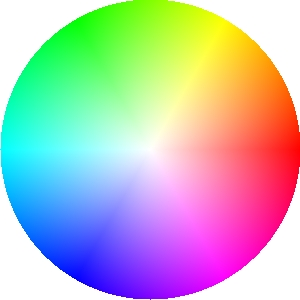
#> input picture opencv_traffic_sign/test/test.jpg, 300 x 300 px
$ python -i process.py   (imports and definitions only)
#> lines starting #> are read from the running program, lines starting #| are printed output that depends on the picture; after the words box and inside, x2 and y2 are one past the last pixel; in counts of white or black regions, pixels touching at a corner belong together
#> further down, picture is the input picture: shape (300, 300, 3); mean B, G, R 187.6, 187.8, 187.7
### opencv_traffic_sign/tools.py
from functools import wraps
import errno
import os
import signal
import cv2

debug = True
downscaleDebugImage = False

def defaultDebugOperation(image, title):
    print(title)
    #cv2.imshow(title, image)

debugOperation = defaultDebugOperation

class TimeoutError(Exception):
    pass

def displayIfNeeded(image, title="", resize=False, targetSize=200):
    if image == None:
        return
    if debug:
        h = image.shape[0]
        w = image.shape[1]

        shouldResize = (downscaleDebugImage and max(h, w) > targetSize) or resize
        if shouldResize:
            aspectRatio = float(w)/h
            image = cv2.resize(image, (int(aspectRatio * targetSize), targetSize))

        debugOperation(image, title)

# [7 lines left out: function getSpeedLimitFromDigits, not called in this run]

def printRecognizedDigits(image, digits):
    return cv2.putText(image, str(digits), (0, 50), cv2.FONT_HERSHEY_PLAIN, 2, (0, 0, 0))

# [17 lines left out: function timeout, not called in this run]

### opencv_traffic_sign/process.py
import cv2
import numpy as np
import tools

# Definitions
signalColorSegmentationLowerHue = 157
signalColorSegmentationLowerSaturation = 70
signalColorSegmentationLowerValue = 60

signalColorSegmentationUpperHue = 8
signalColorSegmentationUpperSaturation = 255
signalColorSegmentationUpperValue = 255

signalColorSegmentationMorphKernelSizeX = 2
signalColorSegmentationMorphKernelSizeY = 2
signalColorSegmentationMorphIterations = 1
signalColorSegmentationMorphType = 0


def processImage(image):
    preprocessedImage = image

    segmentedImage = segmentImageByTrafficSignColor(preprocessedImage)

    converted = cv2.cvtColor(segmentedImage, cv2.COLOR_GRAY2RGB)
    tools.displayIfNeeded(converted, "Preprocessed")

    return applyMorphologicalCorrections(segmentedImage)


def segmentImageByTrafficSignColor(image):
    image = cv2.cvtColor(image, cv2.COLOR_BGR2HSV)
#> image: shape (300, 300, 3); mean H, S, V 72.6, 133.8, 254.3
    result = []

    if (signalColorSegmentationLowerHue < signalColorSegmentationUpperHue):
        lower = np.array([signalColorSegmentationLowerHue,
                          signalColorSegmentationLowerSaturation,
                          signalColorSegmentationLowerValue])
        upper = np.array([signalColorSegmentationUpperHue,
                          signalColorSegmentationUpperSaturation,
                          signalColorSegmentationUpperValue])

        result = cv2.inRange(image, lower, upper)
    else:  # color wrap
        lowerOne = np.array([0,
                             signalColorSegmentationLowerSaturation,
                             signalColorSegmentationLowerValue])
        upperOne = np.array([signalColorSegmentationUpperHue,
                             signalColorSegmentationUpperSaturation,
                             signalColorSegmentationUpperValue])

        one = cv2.inRange(image, lowerOne, upperOne)
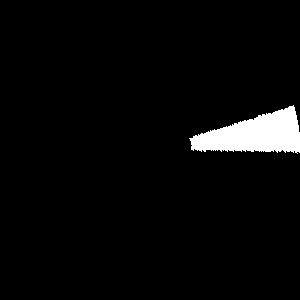
#> one: shape (300, 300); 3.6% white; 1 white region, box (x1, y1, x2, y2) and area: (189, 105, 300, 154) 3269

        lowerOther = np.array([signalColorSegmentationLowerHue,
                               signalColorSegmentationLowerSaturation,
                               signalColorSegmentationLowerValue])
        upperOther = np.array([179,
                               signalColorSegmentationUpperSaturation,
                               signalColorSegmentationUpperValue])

        other = cv2.inRange(image, lowerOther, upperOther)
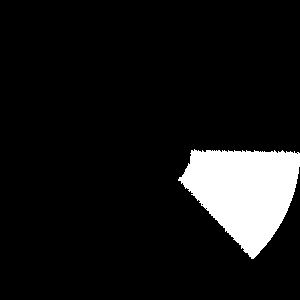
#> other: shape (300, 300); 9.3% white; 1 white region, box (x1, y1, x2, y2) and area: (178, 149, 300, 259) 8392

        result = cv2.bitwise_or(one, other)
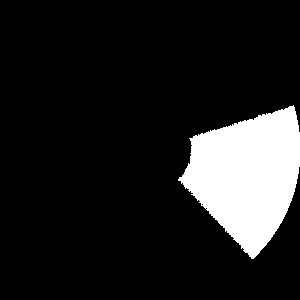
#> result: shape (300, 300); 13% white; 1 white region, box (x1, y1, x2, y2) and area: (178, 105, 300, 259) 11661

    return result


def applyMorphologicalCorrections(image):
    if (signalColorSegmentationMorphKernelSizeX > 0 and
                signalColorSegmentationMorphKernelSizeY > 0 and
                signalColorSegmentationMorphIterations > 0):
        anchor = (signalColorSegmentationMorphKernelSizeX, signalColorSegmentationMorphKernelSizeY)
        element = cv2.getStructuringElement(cv2.MORPH_ELLIPSE,
                                            ((2 * signalColorSegmentationMorphKernelSizeX + 1),
                                             (2 * signalColorSegmentationMorphKernelSizeY + 1)),
                                            anchor)

        operation = cv2.MORPH_OPEN if signalColorSegmentationMorphType == 0 else cv2.MORPH_CLOSE

        return cv2.morphologyEx(src=image, op=operation, kernel=element, anchor=anchor,
                                iterations=signalColorSegmentationMorphIterations)

>>> import cv2
>>> picture = cv2.imread('test/test.jpg')
>>> result = processImage(picture)
#> (the run stopped early here; a loop or call above may not have finished)
